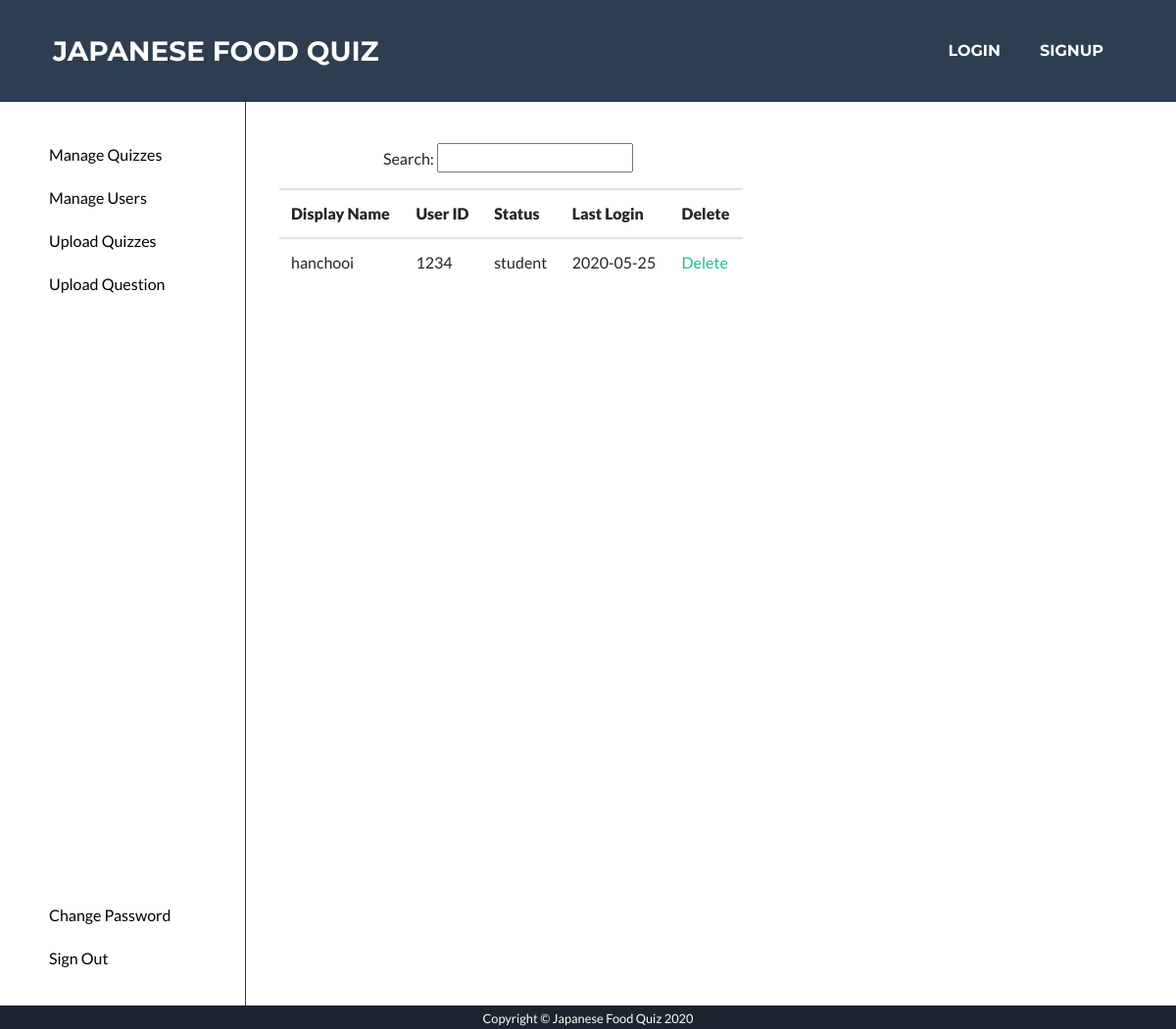
Page /manage_user (signed in) on the earlier database version.
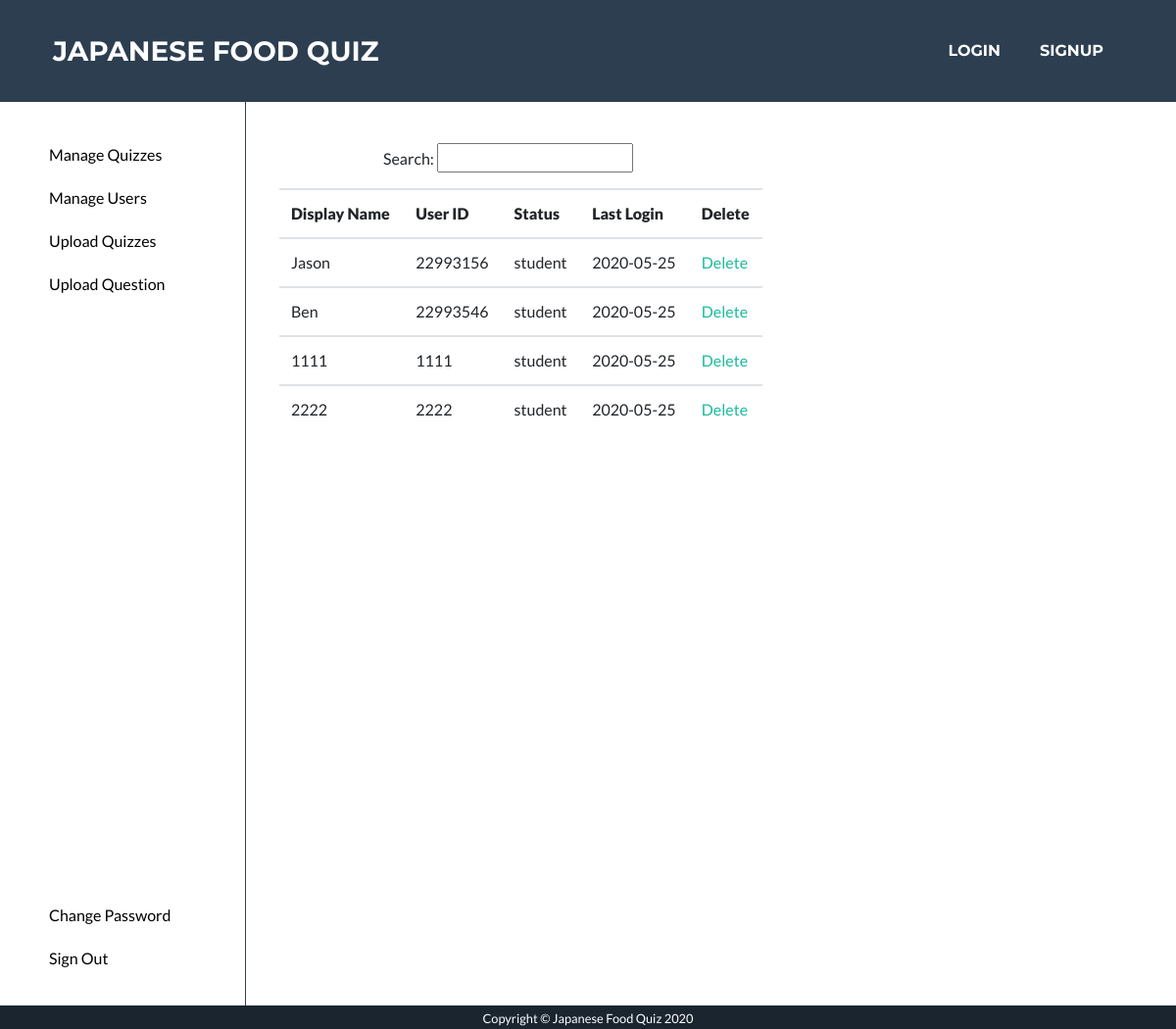
Same page on the later database version.
### app/models.py (models this page shows, shortened)
class User(UserMixin, db.Model):
    __table_args__ = {'extend_existing': True}
    id = db.Column(db.String, primary_key=True)
    email = db.Column(db.String(128))
    name = db.Column(db.String(128))
    password_hash = db.Column(db.String(128))
    status = db.Column(db.String)
    last_login = db.Column(db.DATE, nullable=False, default=datetime.now)

### app/routes.py (the view)
@app.route('/manage_user')
@login_required
def manage_user():
    user = current_user
    if user.name != 'admin':
        return redirect('/admin')
    users = User.query.filter(User.name!="admin")
    return render_template('manage_user.html', users=users)

### app/models.py (called while the page is built)
@login.user_loader
def load_user(id):
    user = User.query.filter_by(id=(int(id))).first()
    return user

### app/templates/manage_user.html (shortened to what this page needs)
<!DOCTYPE html>
<html lang="en">
  <head>
    <link href="/static/style.css" rel="stylesheet" />
    <link rel="stylesheet" type="text/css" href="static/default.css" />
    <link rel="stylesheet" type="text/css" href="static/admin_page.css" />
    {% extends 'base.html' %} {% block content %}
    <div class="main">
      <div class="navbar2">
        <ul class="nav_ul2">
          <li class="nav_list2">
            <a href="/manage_quiz"><button>Manage Quizzes</button> </a>
          </li>
          <li class="nav_list2">
            <a href="/manage_user"><button>Manage Users</button> </a>
          </li>
          <li class="nav_list2">
            <a href="/upload_question_set"><button>Upload Quizzes</button> </a>
          </li>
          <li class="nav_list2">
            <a href="/upload_quiz"><button>Upload Question</button></a>
          </li>
            <li class="nav_list2_bottom"><a href="/admin_change_password"><button>Change Password</button></a></li>
          <li class="nav_list2"><a href="/logout"><button>Sign Out</button></a></li>
        </ul>
      </div>
      <div class="main_part">
          <p class="search">Search: <input type="text" /></p>
          <div class="flex_list container">
          <table class="table">
              <tr>
                  <th><strong>Display Name</strong></th>
                  <th><strong>User ID</strong></th>
                  <th><strong>Status</strong></th>
                  <th><strong>Last Login</strong></th>
                  <th><strong>Delete</strong></th>
              </tr>
               {% for user in users %}
                  <tr>
                          <td>{{ user.name }}</td>
                          <td>{{ user.id }}</td>
                          <td>{{ user.status }}</td>
                          <td>{{ user.last_login }}</td>
                          <td><a href="/update?id={{ user.id }}">Delete</a></td>
                  </tr>
               {% endfor %}
          </table>
          </div>
      </div>
    </div>
    {% endblock %}

### app/templates/base.html (shortened to what this page needs)
  </head>
  <body id="page-top">
    <nav
      class="navbar navbar-expand-lg bg-secondary text-uppercase fixed-top"
      id="mainNav"
    >
      <div class="container">
        <a class="navbar-brand js-scroll-trigger" href="/index"
          >Japanese Food Quiz</a
        >
        <div class="collapse navbar-collapse" id="navbarResponsive">
          <ul class="navbar-nav ml-auto">
            <li class="nav-item mx-0 mx-lg-1"
            style="padding:0; margin: 0 0.25rem 0 0.25rem">
              <a
                class="nav-link py-3 px-0 px-lg-3 rounded js-scroll-trigger"
                href="/user_login"
                style="padding:1rem;"
                >Login</a
              >
            </li>
            <li class="nav-item mx-0 mx-lg-1" style="padding:0; margin: 0 0.25rem 0 0.25rem">
              <a
                class="nav-link py-3 px-0 px-lg-3 rounded js-scroll-trigger"
                href="/user_register"
                style="padding:1rem;"
                >Signup</a
              >
            </li>
          </ul>
        </div>
      </div>
    </nav>
    {% block content %}{% endblock %}
    <section class="copyright text-center text-white" style="height: 1.5rem;">
      <div class="container" >
        <small>Copyright © Japanese Food Quiz 2020</small>
      </div>
    </section>
  </body>
</html>

### app/static/default.css (style rules this page uses)
* { -webkit-box-sizing: border-box; box-sizing: border-box; margin: 0; padding: 0; }
input { width: 12.5rem; height: 1.875rem; }
.main { display: flex; flex-direction: row; left: 0; right: 0; top: 0; bottom: 0; width: 100%; height: 100%; }
.navbar2 { margin: 0; padding: 0; border-right: 0.0625rem solid #2f3e4e; height: 100%; }
.nav_ul2 { width: 12.5rem; margin-right: 3.125rem; margin-top: 3.125rem; }
.nav_list2 { padding-bottom: 1.25rem; }
.nav_list2_bottom { margin-top: 300%; margin-right: 0; margin-left: 3.125rem; padding-left: 0; padding-right: 0; padding-bottom: 1.25rem; }
li { padding-left: 3.125rem; list-style-type: none; padding-bottom: 0.625rem; }
.search { margin-left: 8.75rem; margin-top: 3.125rem; }

### app/static/admin_page.css (style rules this page uses)
.search { margin-left: 8.75rem; margin-top: 3.125rem; }
input { width: 12.5rem; height: 1.875rem; }
.flex_list { display: flex; flex-direction: row; margin-left: 0.625rem; }
button { color: black; background: white; text-shadow: none; box-shadow: none; border: none; }
li { padding-left: 3.125rem; padding-bottom: 0.625rem; }

Differences in the rows shown:
removed User: name "hanchooi", id "1234", status "student", last_login "2020-05-25"
added User: name "Jason", id "22993156", status "student", last_login "2020-05-25"
added User: name "Ben", id "22993546", status "student", last_login "2020-05-25"
added User: name "1111", id "1111", status "student", last_login "2020-05-25"
added User: name "2222", id "2222", status "student", last_login "2020-05-25"
